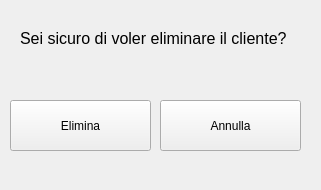
<?xml version="1.0" encoding="UTF-8"?>
<ui version="4.0">
 <class>EliminaCliente</class>
 <widget class="QWidget" name="EliminaCliente">
  <property name="geometry">
   <rect>
    <x>0</x>
    <y>0</y>
    <width>321</width>
    <height>190</height>
   </rect>
  </property>
  <property name="windowTitle">
   <string/>
  </property>
  <widget class="QLabel" name="label">
   <property name="geometry">
    <rect>
     <x>20</x>
     <y>30</y>
     <width>271</width>
     <height>16</height>
    </rect>
   </property>
   <property name="font">
    <font>
     <pointsize>12</pointsize>
    </font>
   </property>
   <property name="text">
    <string>Sei sicuro di voler eliminare il cliente?</string>
   </property>
  </widget>
  <widget class="QPushButton" name="btn_elimina">
   <property name="geometry">
    <rect>
     <x>10</x>
     <y>100</y>
     <width>141</width>
     <height>51</height>
    </rect>
   </property>
   <property name="text">
    <string>Elimina</string>
   </property>
  </widget>
  <widget class="QPushButton" name="btn_annulla">
   <property name="geometry">
    <rect>
     <x>160</x>
     <y>100</y>
     <width>141</width>
     <height>51</height>
    </rect>
   </property>
   <property name="text">
    <string>Annulla</string>
   </property>
  </widget>
 </widget>
 <resources/>
 <connections/>
</ui>
